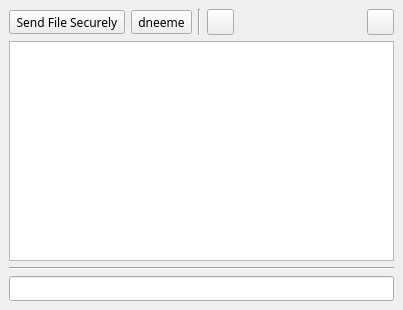
<?xml version="1.0" encoding="UTF-8"?>
<ui version="4.0">
 <class>slm_clientWindow</class>
 <widget class="QMainWindow" name="slm_clientWindow">
  <property name="geometry">
   <rect>
    <x>0</x>
    <y>0</y>
    <width>403</width>
    <height>310</height>
   </rect>
  </property>
  <property name="font">
   <font>
    <family>Sans Serif</family>
   </font>
  </property>
  <property name="focusPolicy">
   <enum>Qt::StrongFocus</enum>
  </property>
  <property name="windowTitle">
   <string>MainWindow</string>
  </property>
  <property name="windowIcon">
   <iconset resource="../resources/slm_resources.qrc">
    <normaloff>:/icons/SLM_Logo</normaloff>:/icons/SLM_Logo</iconset>
  </property>
  <widget class="QWidget" name="centralwidget">
   <layout class="QVBoxLayout" name="verticalLayout">
    <item>
     <layout class="QHBoxLayout" name="horizontalLayout">
      <item>
       <widget class="QToolButton" name="sendFileButton">
        <property name="toolTip">
         <string>Send File without Encryption</string>
        </property>
        <property name="text">
         <string>Send File Securely</string>
        </property>
        <property name="icon">
         <iconset resource="../resources/slm_resources.qrc">
          <normaloff>:/icons/sendFile</normaloff>:/icons/sendFile</iconset>
        </property>
        <property name="iconSize">
         <size>
          <width>19</width>
          <height>19</height>
         </size>
        </property>
       </widget>
      </item>
      <item>
       <widget class="QToolButton" name="encSendFileButton">
        <property name="toolTip">
         <string>Send File with Encryption</string>
        </property>
        <property name="text">
         <string>dneeme</string>
        </property>
        <property name="icon">
         <iconset resource="../resources/slm_resources.qrc">
          <normaloff>:/icons/sendFileSecurely</normaloff>:/icons/sendFileSecurely</iconset>
        </property>
        <property name="iconSize">
         <size>
          <width>19</width>
          <height>19</height>
         </size>
        </property>
       </widget>
      </item>
      <item>
       <widget class="Line" name="line_2">
        <property name="orientation">
         <enum>Qt::Vertical</enum>
        </property>
       </widget>
      </item>
      <item>
       <widget class="QToolButton" name="saveConversationButton">
        <property name="toolTip">
         <string>Save Conversation to a Text File</string>
        </property>
        <property name="text">
         <string/>
        </property>
        <property name="icon">
         <iconset resource="../resources/slm_resources.qrc">
          <normaloff>:/icons/saveConversation</normaloff>:/icons/saveConversation</iconset>
        </property>
        <property name="iconSize">
         <size>
          <width>19</width>
          <height>19</height>
         </size>
        </property>
       </widget>
      </item>
      <item>
       <spacer name="horizontalSpacer">
        <property name="orientation">
         <enum>Qt::Horizontal</enum>
        </property>
        <property name="sizeHint" stdset="0">
         <size>
          <width>40</width>
          <height>20</height>
         </size>
        </property>
       </spacer>
      </item>
      <item>
       <widget class="QToolButton" name="clearButton">
        <property name="toolTip">
         <string>Clear Incoming Text Area</string>
        </property>
        <property name="text">
         <string/>
        </property>
        <property name="icon">
         <iconset resource="../resources/slm_resources.qrc">
          <normaloff>:/icons/cleearIcon</normaloff>:/icons/cleearIcon</iconset>
        </property>
        <property name="iconSize">
         <size>
          <width>19</width>
          <height>19</height>
         </size>
        </property>
       </widget>
      </item>
     </layout>
    </item>
    <item>
     <layout class="QHBoxLayout" name="horizontalLayout_2"/>
    </item>
    <item>
     <widget class="QTextEdit" name="slm_clientIncomingTextArea">
      <property name="font">
       <font>
        <family>Sans Serif</family>
       </font>
      </property>
      <property name="locale">
       <locale language="Turkish" country="Turkey"/>
      </property>
      <property name="readOnly">
       <bool>true</bool>
      </property>
     </widget>
    </item>
    <item>
     <widget class="Line" name="line">
      <property name="orientation">
       <enum>Qt::Horizontal</enum>
      </property>
     </widget>
    </item>
    <item>
     <widget class="QLineEdit" name="slm_client_outgoingTextArea">
      <property name="locale">
       <locale language="Turkish" country="Turkey"/>
      </property>
     </widget>
    </item>
   </layout>
  </widget>
 </widget>
 <tabstops>
  <tabstop>slm_client_outgoingTextArea</tabstop>
  <tabstop>slm_clientIncomingTextArea</tabstop>
 </tabstops>
 <resources>
  <include location="../resources/slm_resources.qrc"/>
 </resources>
 <connections/>
</ui>
